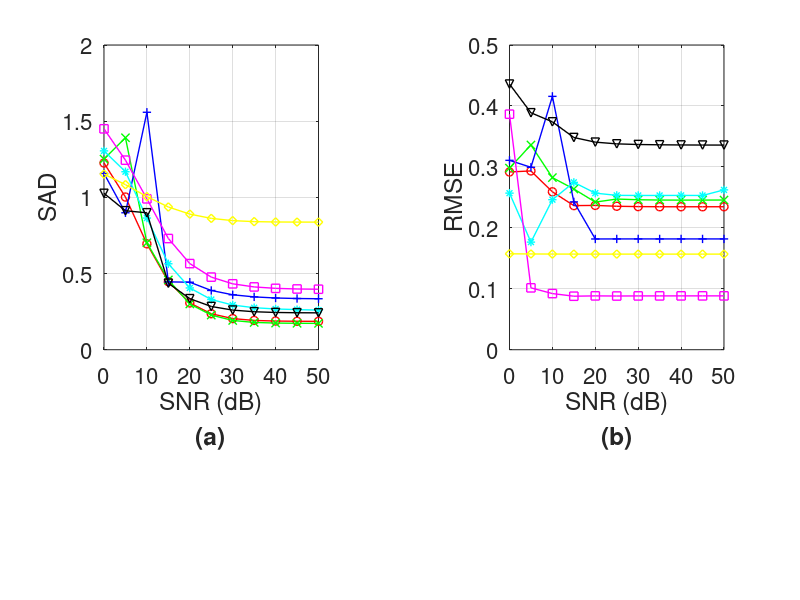

This chart was generated by the following MATLAB code: (Note: this script raises an error after producing the figure.)
clear; close all;

restoredefaultpath;
addpath('D:\GRAD\EE408HSI\Algorithm\Experiment_noisy');

figure('units','normalized','outerposition',[0 0 1 1]);
p=16;

%% SAD
load('noisy_SAD_RMSE_KbNMF_fnorm.mat');
subplot(3,5,[1,2,6,7]); 
plot(SNRrange,SADall,'ro-','LineWidth',1); hold on;

load('noisy_SAD_RMSE_KbNMF_div.mat');
plot(SNRrange,SADall,'gx-','LineWidth',1);

load('noisy_SAD_RMSE_L_1_2_NMF.mat');
plot(SNRrange,SADall,'b+-','LineWidth',1);

load('noisy_SAD_RMSE_SGSNMF.mat');
plot(SNRrange,SADall,'c*-','LineWidth',1);

load('noisy_SAD_RMSE_Min_vol_NMF.mat');
plot(SNRrange,SADall,'ms-','LineWidth',1);

load('noisy_SAD_RMSE_R_CoNMF.mat')
plot(SNRrange,SADall,'yd-','LineWidth',1);

load('noisy_SAD_RMSE_GNMF.mat');
plot(SNRrange,SADall,'kv-','LineWidth',1);

grid on;
xlabel({'SNR (dB)';'{\bf(a)}'}); ylabel('SAD','FontSize',p);
set(gca,'FontSize',p)

%% RMSE

load('noisy_SAD_RMSE_KbNMF_fnorm.mat');
subplot(3,5,[4,5,9,10]); 
plot(SNRrange,RMSEall,'ro-','LineWidth',1); hold on;

load('noisy_SAD_RMSE_KbNMF_div.mat');
plot(SNRrange,RMSEall,'gx-','LineWidth',1);

load('noisy_SAD_RMSE_L_1_2_NMF.mat');
plot(SNRrange,RMSEall,'b+-','LineWidth',1);

load('noisy_SAD_RMSE_SGSNMF.mat');
plot(SNRrange,RMSEall,'c*-','LineWidth',1);

load('noisy_SAD_RMSE_Min_vol_NMF.mat');
plot(SNRrange,RMSEall,'ms-','LineWidth',1);

load('noisy_SAD_RMSE_R_CoNMF.mat')
plot(SNRrange,RMSEall,'yd-','LineWidth',1);

load('noisy_SAD_RMSE_GNMF.mat');
plot(SNRrange,RMSEall,'kv-','LineWidth',1);

grid on;
xlabel({'SNR (dB)';'{\bf(b)}'}); ylabel('RMSE','FontSize',p);
set(gca,'FontSize',p)

legend('KbSNMF-fnorm','KbSNMF-div','{\itl_{1/2}}-NMF','SGSNMF','Min-vol NMF','R-CoNMF','GNMF','Location',[.5 0.67 0 0]);

%print('-r300','-depsc2', 'SNR');
